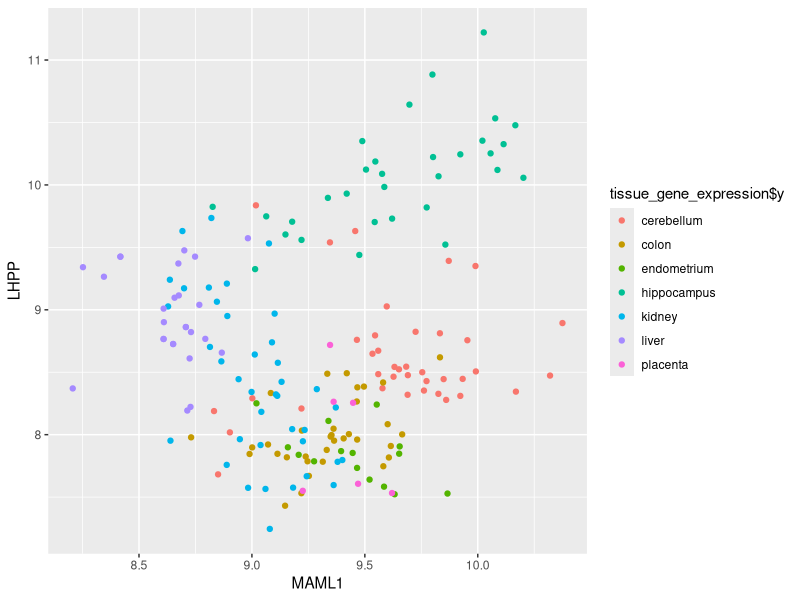

Write R code to recreate this figure.
library(caret)
library(dslabs)
library(tidyverse)

############################# QUESTION 1 ###############################
# We want to explore the tissue_gene_expression predictors by plotting
#  them.
data("tissue_gene_expression")
dim(tissue_gene_expression$x)

# We want to get an idea of which observations are close to each other,
#  but, as you can see from the dimensions, the predictors are
#  500-dimensional, making plotting difficult. Plot the first two
#  principal components with color representing tissue type.

# Which tissue is in a cluster by itself?
tissue_gene_expression$x[,1:2] %>% data.frame %>%
  ggplot(aes(MAML1, LHPP, color=tissue_gene_expression$y)) +
  geom_point()


############################# QUESTION 2 ###############################
# For each observation, compute the average across all predictors, and
#  then plot this against the first PC with color representing tissue.
#  Report the correlation.
